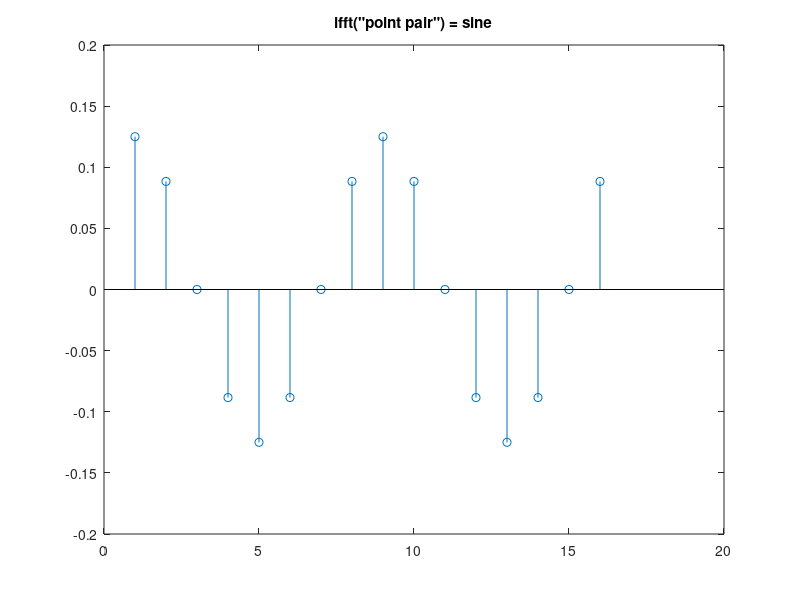
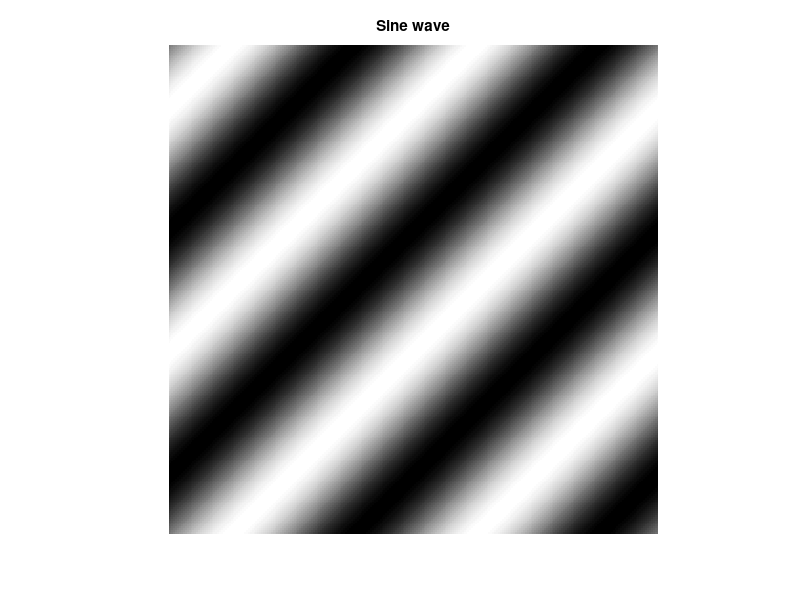
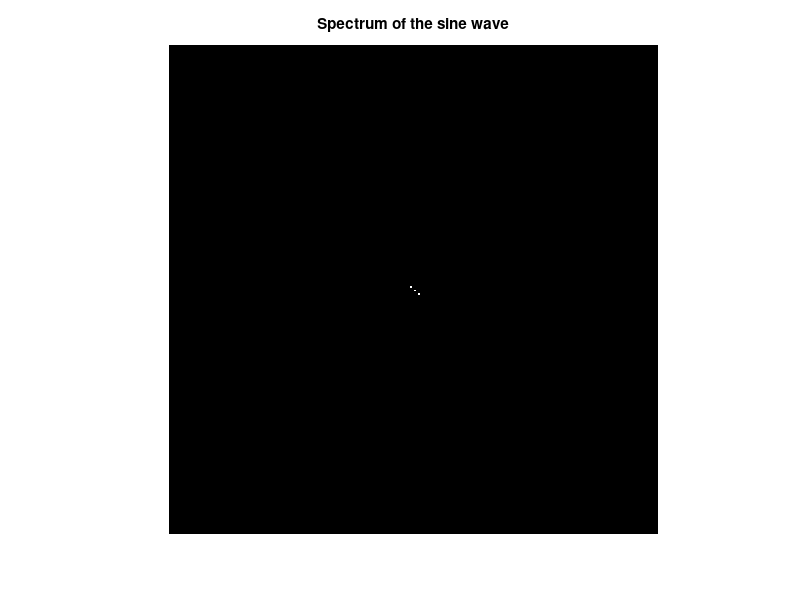

Reproduce these figures in MATLAB, in order.
%What is the fundamental/basic functions, for the Fourier transform when we are studing images?
%Sinoids in the spatial domain
%HKa Feb. 2015

clear, close all;

N = 16;
n = 0:N-1;
k = 2
x = sin((2*pi)/N*k*n);
fft(x) % We see the sinoid correspondes to a pair of par of non-zero values in the frequnecy domian

%   0 1 2 3 3 5 6 7 8 9 0 1 2 3 4 5 
ix=[0 0 1 0 0 0 0 0 0 0 0 0 0 0 1 0]
x = ifft(ix) % We could also get these using ifft
stem(x); title('ifft("point pair") = sine')

% Lets try this in 2 dimensions
M = 256;N = 256;
l = 2; k = 2;
for r = 0:M-1
    for s = 0:N-1
        I(r+1,s+1)=.5*sin(2*pi/M*(l*r)+2*pi/N*(k*s))+.5;
    end
end

figure, imshow(I); title('Sine wave') % Note the wave vector (l,k) is ortogonal to the wave

fI = fftshift(fft2(I));
figure, imshow(abs(fI)>.001); title('Spectrum of the sine wave'); % Only two points != 0 + DC
